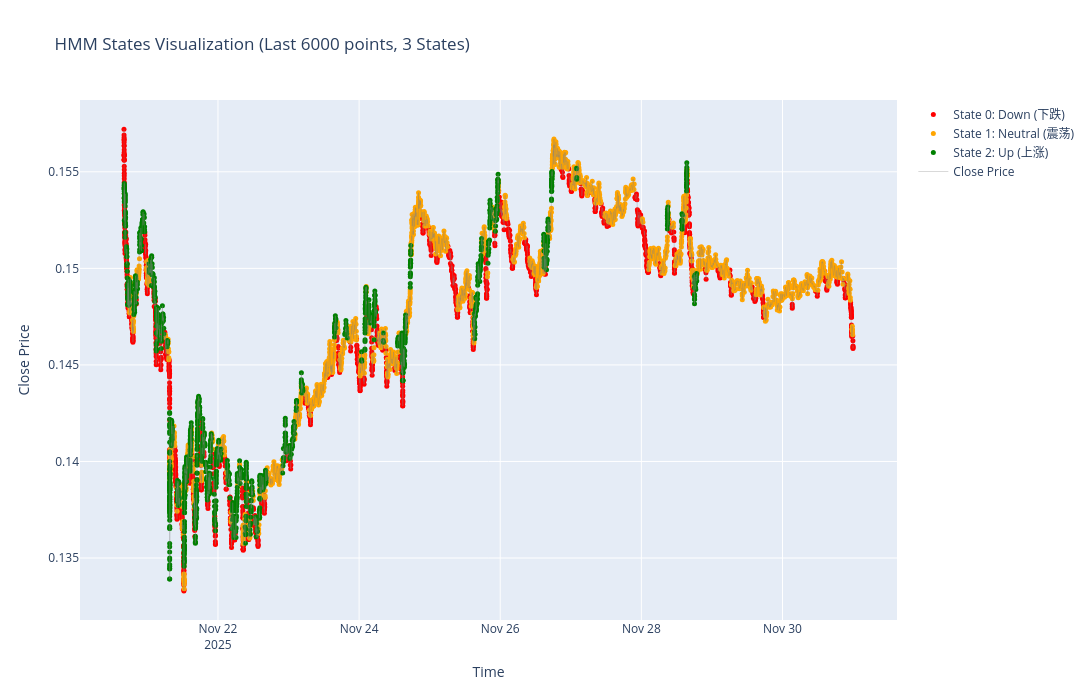

The cell this chart's notebook holds for it:
### Code cell
import numpy as np
import pandas as pd
import plotly.graph_objects as go

from sklearn.preprocessing import StandardScaler
from hmmlearn.hmm import GaussianHMM

df = bars.copy()
df = df.sort_values("start_time").reset_index(drop=True)

# ======================
# 1. 数据准备
# ======================

df = df.dropna().copy()

# ======================
# 2. HMM（使用更多特征和3个状态）
# ======================

# 基础收益率
df["ret_1"] = df["return"]

# 波动率特征（多时间尺度）
df["vol_5"] = df["return"].rolling(5).std()
df["vol_10"] = df["return"].rolling(10).std()
df["vol_20"] = df["return"].rolling(20).std()

# 动量特征（多时间尺度）
df["momentum_5"] = df["close"] / df["close"].shift(5) - 1
df["momentum_10"] = df["close"] / df["close"].shift(10) - 1
df["momentum_20"] = df["close"] / df["close"].shift(20) - 1

# 趋势特征
df["sma_ratio"] = df["close"].rolling(10).mean() / df["close"].rolling(30).mean() - 1

# 价格位置特征
df["high_low_ratio"] = (df["close"] - df["low"].rolling(20).min()) / (df["high"].rolling(20).max() - df["low"].rolling(20).min() + 1e-10)

df = df.dropna()

# 选择特征
feature_cols = ["ret_1", "vol_5", "vol_10", "vol_20", "momentum_5", "momentum_10", "momentum_20", "sma_ratio", "high_low_ratio"]
X = df[feature_cols].values

scaler = StandardScaler()
X = scaler.fit_transform(X)

# 使用3个状态：上涨、震荡、下跌
model = GaussianHMM(
    n_components=3,
    covariance_type="full",
    n_iter=2000,
    random_state=42,
    tol=1e-4
)

model.fit(X)
df["state"] = model.predict(X)

# 根据状态统计重新标记状态，使标签更有意义
state_stats = df.groupby("state")[["ret_1", "vol_10", "momentum_10"]].mean()
print("各状态统计特征：")
print(state_stats)

# 根据收益率均值排序状态：0=下跌，1=震荡，2=上涨
state_order = state_stats["ret_1"].argsort().values
state_map = {old: new for new, old in enumerate(state_order)}
df["state"] = df["state"].map(state_map)

# ======================
# 3. 检查分布
# ======================

print(df[feature_cols].describe())

# 各状态分布
print("\n各状态样本数：")
print(df["state"].value_counts().sort_index())

# ======================
# 4. 可视化
# ======================

# 设置显示数据量
n = 6000  # 可修改此变量来控制显示的数据点数量

# 取最近n条数据
df_plot = df.tail(n).copy()

fig = go.Figure()

# 为每个状态添加散点（上涨=绿色，震荡=黄色，下跌=红色）
colors = ['red', 'orange', 'green']
state_names = ['Down (下跌)', 'Neutral (震荡)', 'Up (上涨)']
for s in range(3):
    mask = df_plot["state"] == s
    fig.add_trace(go.Scatter(
        x=df_plot["start_time"][mask],
        y=df_plot["close"][mask],
        mode='markers',
        name=f"State {s}: {state_names[s]}",
        marker=dict(size=5, color=colors[s])
    ))

# 添加收盘价连线作为背景
fig.add_trace(go.Scatter(
    x=df_plot["start_time"],
    y=df_plot["close"],
    mode='lines',
    name='Close Price',
    line=dict(color='gray', width=1),
    opacity=0.3
))

fig.update_layout(
    title=f"HMM States Visualization (Last {n} points, 3 States)",
    xaxis_title="Time",
    yaxis_title="Close Price",
    width=1400,
    height=700,
    showlegend=True
)

fig.show()

### Figure 1 — Plotly figure (JSON) as saved in the notebook; plotly's stock layout.template omitted (floating-point values rounded to 4 significant figures; data arrays with more than 128 entries replaced by an {"elided": "..."} marker saying what was removed)
{"data": [{"marker": {"color": "red", "size": 5}, "mode": "markers", "name": "State 0: Down (下跌)", "type": "scatter", "x": {"elided": "1853 str values"}, "y": {"elided": "1853 float values"}}, {"marker": {"color": "orange", "size": 5}, "mode": "markers", "name": "State 1: Neutral (震荡)", "type": "scatter", "x": {"elided": "2525 str values"}, "y": {"elided": "2525 float values"}}, {"marker": {"color": "green", "size": 5}, "mode": "markers", "name": "State 2: Up (上涨)", "type": "scatter", "x": {"elided": "1622 str values"}, "y": {"elided": "1622 float values"}}, {"line": {"color": "gray", "width": 1}, "mode": "lines", "name": "Close Price", "opacity": 0.3, "type": "scatter", "x": {"elided": "6000 str values"}, "y": {"elided": "6000 float values"}}], "layout": {"height": 700, "showlegend": true, "title": {"text": "HMM States Visualization (Last 6000 points, 3 States)"}, "width": 1400, "xaxis": {"title": {"text": "Time"}}, "yaxis": {"title": {"text": "Close Price"}}}}
